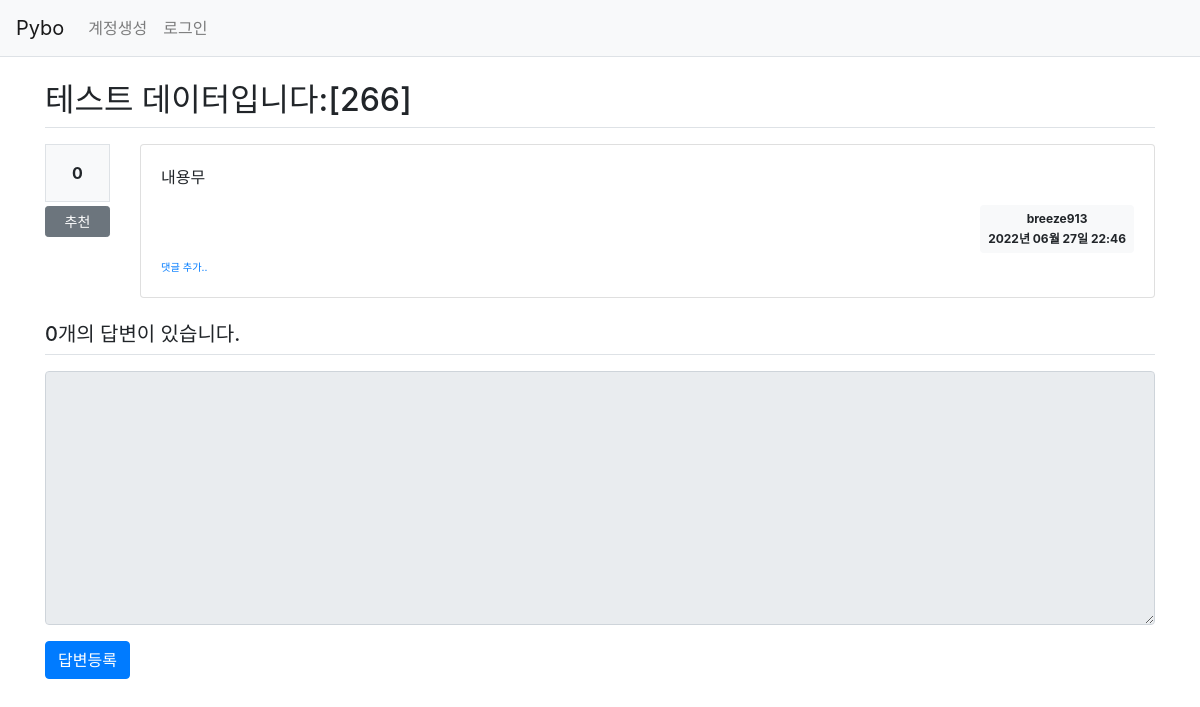
/question/detail/273/, run on an earlier commit of the app's database.
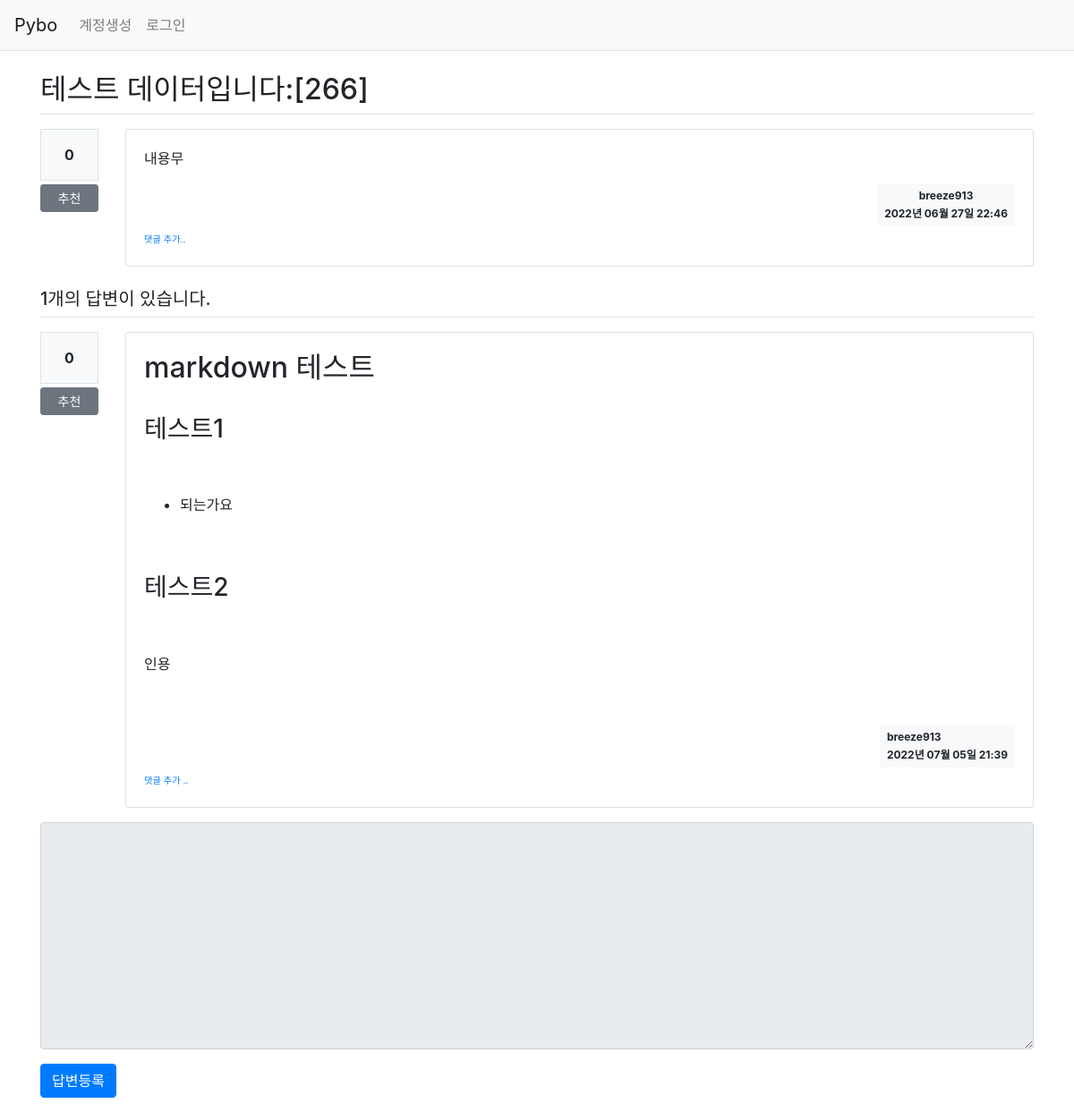
And on a later commit of the database.
### pybo/models.py (models this page shows)
class Answer(db.Model):
    id = db.Column(db.Integer, primary_key=True)
    question_id = db.Column(db.Integer, db.ForeignKey('question.id', ondelete='CASCADE'))
    question = db.relationship('Question', backref=db.backref('answer_set',))
    content = db.Column(db.Text(), nullable=False)
    create_date = db.Column(db.DateTime(), nullable=False)
    user_id = db.Column(db.Integer, db.ForeignKey('user.id', ondelete='CASCADE'), nullable=False)
    user = db.relationship('User', backref=db.backref('answer_set'))
    modify_date = db.Column(db.DateTime(), nullable=True)
    voter = db.relationship('User', secondary=answer_voter, backref=db.backref('answer_voter_set'))

class User(db.Model):
    id = db.Column(db.Integer, primary_key=True)
    username = db.Column(db.String(150), unique=True, nullable=False)
    password = db.Column(db.String(200), nullable=False)
    email = db.Column(db.String(120), unique=True, nullable=False)

### pybo/views/question_views.py (the view)
@bp.route('/detail/<int:question_id>/')
def detail(question_id):
    form = AnswerForm()
    question = Question.query.get_or_404(question_id)
    return render_template('question/question_detail.html',
                           question=question, form=form)

### pybo/forms.py
class AnswerForm(FlaskForm):
    content = TextAreaField('내용', validators=[DataRequired('내용은 필수 입력 항목입니다.')])

### pybo/filter.py (called while the page is built)
def format_datetime(value, fmt="%Y년 %m월 %d일 %H:%M"):
    return value.strftime(fmt)

### pybo/views/auth_views.py (called while the page is built)
@bp.before_app_request
def load_logged_in_user():
    user_id = session.get('user_id')
    if user_id is None:
        g.user = None
    else:
        g.user = User.query.get(user_id)

### pybo/templates/question/question_detail.html (shortened to what this page needs)
{% extends 'base.html' %}
{% block content %}
<div class="container my-3">
    <h2 class="border-bottom py-2">{{ question.subject }}</h2>
    <div class="row my-3">
        <div class="col-1">
            <div class="bg-light text-center p-3 border font-weight-bolder mb-1">{{question.voter|length}}</div>
            <a href="#" data-uri="{{url_for('vote.question', question_id=question.id)}}" class="recommend btn btn-sm btn-secondary btn-block my-1">추천</a>
        </div>
        <div class="col-11">
            <div class="card">
                <div class="card-body">
                    <div class="card-text" style="white-space: pre-line;">{{ question.content|markdown }}</div>
                    <div class="d-flex justify-content-end">
                        <div class="badge badge-light p-2">
                            <div class="mb-2">{{ question.user.username }}</div>
                            <div>{{ question.create_date|datetime }}</div>
                        </div>
                    </div>
                    <div>
                        <a href="{{ url_for('comment.create_question', question_id=question.id) }}" class="small"><small>댓글 추가..</small></a>
                    </div>
                </div>
            </div>
        </div>
    </div>
    <h5 class="border-bottom my-3 py-2">{{ question.answer_set|length }}개의 답변이 있습니다.</h5>
    {% for answer in question.answer_set %}
     <div class="row my-3">
        <div class="col-1">
            <div class="bg-light text-center p-3 border font-weight-bolder mb-1">{{answer.voter|length}}</div>
            <a href="#" data-uri="{{url_for('vote.answer', answer_id=answer.id)}}" class="recommend btn btn-sm btn-secondary btn-block my-1">추천</a>
        </div>
         <div class="col-11">
             <div class="card">
                <div class="card-body">
                    <div class="card-text" style="white-space: pre-line;">{{ answer.content|markdown }}</div>
                    <div class="d-flex justify-content-end">
                        <div class="badge badge-light p-2 text-left">
                            <div class="mb-2">{{ answer.user.username }}</div>
                            <div>{{ answer.create_date |datetime}}</div>
                        </div>
                    </div>
                    <div>
                        <a href="{{ url_for('comment.create_answer', answer_id=answer.id) }}" class="small"><small>댓글 추가 ..</small></a>
                    </div>
                </div>
            </div>
        </div>
     </div>
    {% endfor %}
    <form action="{{ url_for('answer.create', question_id=question.id) }}" method="post" class="my-3">
        <div class="form-group">
            <textarea {% if not g.user %}disabled{% endif %} name="content" id="content" class="form-control" rows="10"></textarea>
        </div>
        <input type="submit" value="답변등록" class="btn btn-primary">
    </form>
</div>
{% endblock %}

What changed in the data, as far as the page shows it:
added Answer: voter|length "0", content "markdown 테스트 테스트1 되는가요 테스트2 인용", user.username "breeze913", create_date "2022년 07월 05일 21:39"
Also different on the page:
{{ question.answer_set|length }}: "0" → "1"
